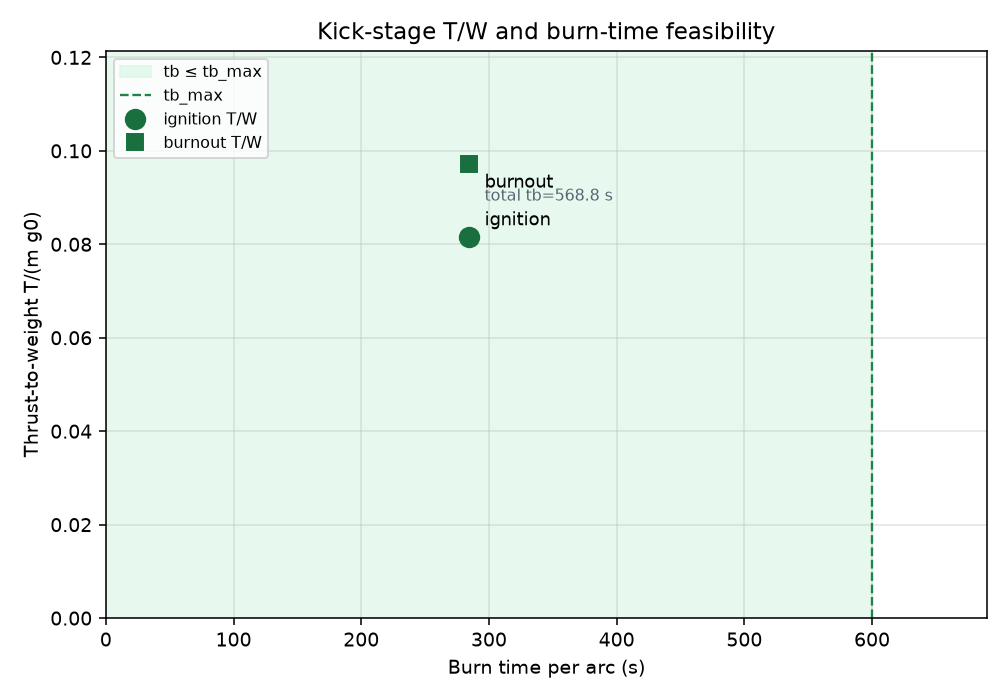

Reproduce this figure in Python.
#!/usr/bin/env python3
"""T/W and burn-time feasibility for an in-space kick stage.

Vacuum constant-thrust rocket equation, continuous-burn and restart limits,
and coast attitude-control duration limits. Does not integrate a trajectory
or gravity loss.
"""

from __future__ import annotations

import argparse
import math
import sys
import tempfile
from pathlib import Path

G0 = 9.80665
CHECK_TOL = 1e-9
PLOT_TITLE = "Kick-stage T/W and burn-time feasibility"
ASSUMPTIONS = (
    "in-space kick stage; vacuum; constant thrust and constant Isp over each "
    "powered arc; ideal rocket equation with c = Isp * g0; no gravity loss, "
    "drag, or trajectory integration; T/W = T/(m*g0) uses g0 = 9.80665 m/s^2 "
    "as the weight reference (not a lift-off constraint); T/W bounds are "
    "checked at every equal-split burn ignition mass (and burnout); total "
    "burn time is tb = (m0 - mf)*c/T; when --burns is omitted the program "
    "chooses the fewest equal-duration burns that each stay within --tb-max; "
    "restarts used are n_burns - 1; --coast-max is a per-coast duration "
    "limit checked against the peak coast; --acs-mp/--acs-mdot give a total "
    "ACS propellant budget checked against the sum of coast durations; "
    "multi-burn plans with a coast limit but no --coast are not feasible"
)


def print_kv(key: str, value: object) -> None:
    if isinstance(value, float):
        text = f"{value:.8g}"
    else:
        text = str(value)
    print(f"{key}: {text}")


def require_finite(value: float, flag: str) -> None:
    if not math.isfinite(value):
        raise ValueError(f"{flag} must be finite")


def exhaust_velocity(isp: float) -> float:
    """c = Isp * g0."""
    return isp * G0


def mass_flow(thrust: float, c: float) -> float:
    """mdot = T / c."""
    return thrust / c


def burnout_from_propellant(m0: float, mp: float) -> float:
    return m0 - mp


def propellant_from_delta_v(m0: float, dv: float, c: float) -> float:
    """mp = m0 * (1 - exp(-dv/c))."""
    return m0 * (1.0 - math.exp(-dv / c))


def delta_v_from_masses(m0: float, mf: float, c: float) -> float:
    """dv = c * ln(m0/mf)."""
    return c * math.log(m0 / mf)


def burn_time(m0: float, mf: float, thrust: float, c: float) -> float:
    """tb = (m0 - mf) * c / T."""
    return (m0 - mf) * c / thrust


def thrust_to_weight(thrust: float, mass: float) -> float:
    """T/W = T / (m * g0)."""
    return thrust / (mass * G0)


def burns_needed(tb_total: float, tb_max: float) -> int:
    """Fewest equal burns that each stay within tb_max."""
    if tb_total <= 0.0:
        return 0
    return max(1, int(math.ceil(tb_total / tb_max - 1e-15)))


def verdict(ok: bool) -> str:
    return "pass" if ok else "fail"


def run_check() -> int:
    isp = 300.0
    c = exhaust_velocity(isp)
    if abs(c - 2941.995) > 1e-6:
        print(f"CHECK FAIL: c = {c}", file=sys.stderr)
        return 1

    thrust = 1000.0
    m0 = 500.0
    dv = 500.0
    mp = propellant_from_delta_v(m0, dv, c)
    mf = burnout_from_propellant(m0, mp)
    tb = burn_time(m0, mf, thrust, c)
    mdot = mass_flow(thrust, c)
    if abs(mp - mdot * tb) > CHECK_TOL:
        print("CHECK FAIL: mp != mdot * tb", file=sys.stderr)
        return 1
    if abs(delta_v_from_masses(m0, mf, c) - dv) > 1e-9:
        print("CHECK FAIL: round-trip delta-v", file=sys.stderr)
        return 1

    tw0 = thrust_to_weight(thrust, m0)
    if abs(tw0 - thrust / (m0 * G0)) > CHECK_TOL:
        print(f"CHECK FAIL: T/W0 = {tw0}", file=sys.stderr)
        return 1

    if burns_needed(100.0, 40.0) != 3:
        print("CHECK FAIL: burns_needed(100, 40)", file=sys.stderr)
        return 1
    if burns_needed(40.0, 40.0) != 1:
        print("CHECK FAIL: burns_needed(40, 40)", file=sys.stderr)
        return 1
    if burns_needed(40.0000001, 40.0) != 2:
        print("CHECK FAIL: burns_needed just over tb_max", file=sys.stderr)
        return 1

    # ACS budget is a sum check, not peak-only.
    with tempfile.TemporaryDirectory() as tmp:
        out = str(Path(tmp) / "acs.png")
        sink = sys.stdout
        sys.stdout = tempfile.TemporaryFile(mode="w+")
        try:
            # Two 80 s coasts, ACS capacity 100 s: peak OK, sum fails.
            code = main(
                [
                    "--thrust",
                    "500",
                    "--isp",
                    "300",
                    "--m0",
                    "200",
                    "--mp",
                    "80",
                    "--tb-max",
                    "200",
                    "--restarts-max",
                    "2",
                    "--burns",
                    "3",
                    "--coast",
                    "80",
                    "--coast",
                    "80",
                    "--acs-mp",
                    "10",
                    "--acs-mdot",
                    "0.1",
                    "--out",
                    out,
                ]
            )
            sys.stdout.seek(0)
            text = sys.stdout.read()
        finally:
            sys.stdout.close()
            sys.stdout = sink
        if code != 0:
            print(f"CHECK FAIL: ACS sum case returned {code}", file=sys.stderr)
            return 1
        if "feasible: no" not in text:
            print("CHECK FAIL: ACS sum budget should be infeasible", file=sys.stderr)
            return 1
        if "coast_sum_s: 160" not in text and "coast_sum_s: 160.0" not in text:
            # allow .8g formatting
            if "coast_sum_s: 160" not in text:
                print("CHECK FAIL: missing coast_sum_s", file=sys.stderr)
                return 1

    print("check: pass")
    print_kv("c_m_s", c)
    print_kv("mp_kg", mp)
    print_kv("mf_kg", mf)
    print_kv("tb_s", tb)
    print_kv("TW0", tw0)
    return 0


def write_plot(
    out_path: Path,
    tw0: float,
    twf: float,
    tb_each: float,
    tb_total: float,
    tb_max: float,
    tw_min: float | None,
    tw_max: float | None,
    feasible: bool,
) -> None:
    import matplotlib.pyplot as plt

    fig, ax = plt.subplots(figsize=(7.2, 5.0))
    ax.set_title(PLOT_TITLE)
    ax.set_xlabel("Burn time per arc (s)")
    ax.set_ylabel("Thrust-to-weight T/(m g0)")

    x_hi = max(tb_max * 1.15, tb_each * 1.15, tb_total * 0.35, 1.0)
    y_lo = 0.0
    y_hi = max(twf * 1.25, (tw_max or 0.0) * 1.25, tw0 * 1.25, 0.1)

    band_lo = tw_min if tw_min is not None else y_lo
    band_hi = tw_max if tw_max is not None else y_hi
    ax.axvspan(0.0, tb_max, color="#d5f5e3", alpha=0.55, label="tb ≤ tb_max")
    if tw_min is not None or tw_max is not None:
        ax.axhspan(band_lo, band_hi, color="#d6eaf8", alpha=0.45, label="T/W band")

    ax.axvline(tb_max, color="#1e8449", linestyle="--", linewidth=1.2, label="tb_max")
    if tw_min is not None:
        ax.axhline(tw_min, color="#2874a6", linestyle="--", linewidth=1.0, label="T/W min")
    if tw_max is not None:
        ax.axhline(tw_max, color="#6c3483", linestyle="--", linewidth=1.0, label="T/W max")

    color = "#196f3d" if feasible else "#922b21"
    ax.plot([tb_each], [tw0], "o", color=color, markersize=10, label="ignition T/W")
    ax.plot([tb_each], [twf], "s", color=color, markersize=8, label="burnout T/W")
    ax.annotate(
        "ignition",
        (tb_each, tw0),
        textcoords="offset points",
        xytext=(8, 6),
        fontsize=9,
    )
    ax.annotate(
        "burnout",
        (tb_each, twf),
        textcoords="offset points",
        xytext=(8, -12),
        fontsize=9,
    )
    ax.annotate(
        f"total tb={tb_total:.4g} s",
        (tb_each, 0.5 * (tw0 + twf)),
        textcoords="offset points",
        xytext=(8, 0),
        fontsize=8,
        color="#566573",
    )

    ax.set_xlim(0.0, x_hi)
    ax.set_ylim(y_lo, y_hi)
    ax.grid(True, alpha=0.35)
    ax.legend(loc="best", fontsize=8)
    fig.tight_layout()
    fig.savefig(out_path, dpi=140)
    plt.close(fig)


def parse_args(argv: list[str] | None = None) -> argparse.Namespace:
    parser = argparse.ArgumentParser(
        description=(
            "T/W and burn-time feasibility for a kick stage "
            "(coast ACS limits, max burn duration, restart count)."
        )
    )
    parser.add_argument("--thrust", type=float, default=None, help="vacuum thrust T [N]")
    parser.add_argument("--isp", type=float, default=None, help="vacuum specific impulse [s]")
    parser.add_argument("--m0", type=float, default=None, help="ignition mass [kg]")
    mass = parser.add_mutually_exclusive_group()
    mass.add_argument("--mf", type=float, default=None, help="burnout mass [kg]")
    mass.add_argument("--mp", type=float, default=None, help="usable propellant mass [kg]")
    mass.add_argument("--dv", type=float, default=None, help="ideal vacuum delta-v [m/s]")
    parser.add_argument(
        "--tb-max",
        type=float,
        default=None,
        help="maximum continuous burn duration per powered arc [s]",
    )
    parser.add_argument(
        "--restarts-max",
        type=int,
        default=None,
        help="maximum main-engine restarts after the first ignition",
    )
    parser.add_argument(
        "--burns",
        type=int,
        default=None,
        help="planned number of powered arcs; omit to use the fewest that fit tb-max",
    )
    parser.add_argument(
        "--coast",
        type=float,
        action="append",
        default=None,
        help="coast duration between burns [s]; repeat in order between burns",
    )
    parser.add_argument(
        "--coast-max",
        type=float,
        default=None,
        help="maximum coast duration the attitude-control system can support [s]",
    )
    parser.add_argument(
        "--acs-mp",
        type=float,
        default=None,
        help="usable ACS propellant mass for coast attitude control [kg]",
    )
    parser.add_argument(
        "--acs-mdot",
        type=float,
        default=None,
        help="ACS effective propellant mass-flow during coast control [kg/s]",
    )
    parser.add_argument(
        "--tw-min",
        type=float,
        default=None,
        help="minimum allowed ignition T/W",
    )
    parser.add_argument(
        "--tw-max",
        type=float,
        default=None,
        help="maximum allowed ignition T/W",
    )
    parser.add_argument("--out", type=str, default=None, help="optional PNG path")
    parser.add_argument("--check", action="store_true", help="run built-in consistency checks")
    return parser.parse_args(argv)


def main(argv: list[str] | None = None) -> int:
    args = parse_args(argv)
    if args.check:
        return run_check()

    required = {
        "--thrust": args.thrust,
        "--isp": args.isp,
        "--m0": args.m0,
        "--tb-max": args.tb_max,
        "--restarts-max": args.restarts_max,
    }
    missing = [flag for flag, value in required.items() if value is None]
    if args.mf is None and args.mp is None and args.dv is None:
        missing.append("--mf|--mp|--dv")
    if missing:
        print(
            "error: requires --thrust, --isp, --m0, one of --mf/--mp/--dv, "
            f"--tb-max, and --restarts-max; missing {', '.join(missing)}",
            file=sys.stderr,
        )
        return 2

    try:
        for flag, value in (
            ("--thrust", args.thrust),
            ("--isp", args.isp),
            ("--m0", args.m0),
            ("--tb-max", args.tb_max),
        ):
            require_finite(value, flag)
        if args.mf is not None:
            require_finite(args.mf, "--mf")
        if args.mp is not None:
            require_finite(args.mp, "--mp")
        if args.dv is not None:
            require_finite(args.dv, "--dv")
        if args.tw_min is not None:
            require_finite(args.tw_min, "--tw-min")
        if args.tw_max is not None:
            require_finite(args.tw_max, "--tw-max")
        if args.coast_max is not None:
            require_finite(args.coast_max, "--coast-max")
        if args.acs_mp is not None:
            require_finite(args.acs_mp, "--acs-mp")
        if args.acs_mdot is not None:
            require_finite(args.acs_mdot, "--acs-mdot")
        if args.coast:
            for i, coast in enumerate(args.coast):
                require_finite(coast, f"--coast[{i}]")
    except ValueError as exc:
        print(f"error: {exc}", file=sys.stderr)
        return 2

    if args.thrust <= 0.0:
        print("error: thrust must be > 0 N", file=sys.stderr)
        return 2
    if args.isp <= 0.0:
        print("error: Isp must be > 0 s", file=sys.stderr)
        return 2
    if args.m0 <= 0.0:
        print("error: m0 must be > 0 kg", file=sys.stderr)
        return 2
    if args.tb_max <= 0.0:
        print("error: tb-max must be > 0 s", file=sys.stderr)
        return 2
    if args.restarts_max < 0:
        print("error: restarts-max must be >= 0", file=sys.stderr)
        return 2
    if args.burns is not None and args.burns < 1:
        print("error: burns must be >= 1", file=sys.stderr)
        return 2
    if args.tw_min is not None and args.tw_min < 0.0:
        print("error: tw-min must be >= 0", file=sys.stderr)
        return 2
    if args.tw_max is not None and args.tw_max <= 0.0:
        print("error: tw-max must be > 0", file=sys.stderr)
        return 2
    if args.tw_min is not None and args.tw_max is not None and args.tw_min > args.tw_max:
        print("error: tw-min must be <= tw-max", file=sys.stderr)
        return 2
    if (args.acs_mp is None) ^ (args.acs_mdot is None):
        print("error: --acs-mp and --acs-mdot must be given together", file=sys.stderr)
        return 2
    if args.acs_mp is not None and args.acs_mp <= 0.0:
        print("error: acs-mp must be > 0 kg", file=sys.stderr)
        return 2
    if args.acs_mdot is not None and args.acs_mdot <= 0.0:
        print("error: acs-mdot must be > 0 kg/s", file=sys.stderr)
        return 2
    if args.coast_max is not None and args.coast_max <= 0.0:
        print("error: coast-max must be > 0 s", file=sys.stderr)
        return 2
    if args.coast:
        for i, coast in enumerate(args.coast):
            if coast < 0.0:
                print(f"error: --coast[{i}] must be >= 0 s", file=sys.stderr)
                return 2

    c = exhaust_velocity(args.isp)
    mdot = mass_flow(args.thrust, c)

    if args.mp is not None:
        if args.mp <= 0.0 or args.mp >= args.m0:
            print("error: mp must satisfy 0 < mp < m0", file=sys.stderr)
            return 2
        mp = args.mp
        mf = burnout_from_propellant(args.m0, mp)
        dv = delta_v_from_masses(args.m0, mf, c)
        mass_source = "mp"
    elif args.mf is not None:
        if args.mf <= 0.0 or args.mf >= args.m0:
            print("error: mf must satisfy 0 < mf < m0", file=sys.stderr)
            return 2
        mf = args.mf
        mp = args.m0 - mf
        dv = delta_v_from_masses(args.m0, mf, c)
        mass_source = "mf"
    else:
        if args.dv <= 0.0:
            print("error: dv must be > 0 m/s", file=sys.stderr)
            return 2
        mp = propellant_from_delta_v(args.m0, args.dv, c)
        if mp <= 0.0 or mp >= args.m0:
            print("error: dv implies a propellant mass outside (0, m0)", file=sys.stderr)
            return 2
        mf = burnout_from_propellant(args.m0, mp)
        dv = args.dv
        mass_source = "dv"

    tb_total = burn_time(args.m0, mf, args.thrust, c)
    tw0 = thrust_to_weight(args.thrust, args.m0)
    twf = thrust_to_weight(args.thrust, mf)

    n_min_for_tb = burns_needed(tb_total, args.tb_max)
    if args.burns is None:
        n_burns = n_min_for_tb
        burns_source = "tb_max"
    else:
        n_burns = args.burns
        burns_source = "input"

    # Equal propellant split across burns (constant mdot ⇒ equal burn times).
    tb_each = tb_total / n_burns if n_burns > 0 else 0.0
    mp_each = mp / n_burns if n_burns > 0 else 0.0
    restarts_used = max(0, n_burns - 1)
    restarts_budget = args.restarts_max
    ignitions_budget = restarts_budget + 1

    coast_duration_max = args.coast_max
    acs_capacity = None
    if args.acs_mp is not None and args.acs_mdot is not None:
        acs_capacity = args.acs_mp / args.acs_mdot

    coasts = list(args.coast) if args.coast else []
    if coasts and len(coasts) != restarts_used:
        print(
            "error: pass exactly one --coast per gap between burns "
            f"(need {restarts_used}, got {len(coasts)})",
            file=sys.stderr,
        )
        return 2

    # Equal propellant split: ignition mass for burn k (1-indexed) is m0 - (k-1)*mp_each.
    tw_ignitions: list[float] = []
    for k in range(n_burns):
        m_ign = args.m0 - k * mp_each
        if m_ign <= 0.0:
            print("error: equal burn split drives an ignition mass <= 0", file=sys.stderr)
            return 2
        tw_ignitions.append(thrust_to_weight(args.thrust, m_ign))
    tw_ignition_max = max(tw_ignitions) if tw_ignitions else tw0
    tw_ignition_min = min(tw_ignitions) if tw_ignitions else tw0

    tw_ok = True
    if args.tw_min is not None and tw_ignition_min < args.tw_min:
        tw_ok = False
    if args.tw_max is not None and tw_ignition_max > args.tw_max:
        tw_ok = False

    burn_ok = tb_each <= args.tb_max + 1e-12
    restart_ok = restarts_used <= restarts_budget
    burns_vs_min_ok = n_burns >= n_min_for_tb

    coast_limit_present = coast_duration_max is not None or acs_capacity is not None
    coast_peak = max(coasts) if coasts else None
    coast_sum = sum(coasts) if coasts else None
    peak_ok = True
    acs_ok = True
    if not coasts:
        if n_burns > 1 and coast_limit_present:
            coast_ok = False
            coast_status = "unchecked_fail"
        else:
            coast_ok = True
            coast_status = "unchecked" if not coast_limit_present else "n/a"
    else:
        if coast_duration_max is not None:
            peak_ok = coast_peak <= coast_duration_max + 1e-12
        if acs_capacity is not None:
            acs_ok = coast_sum <= acs_capacity + 1e-12
        if coast_duration_max is None and acs_capacity is None:
            coast_ok = True
            coast_status = "no_limit"
        else:
            coast_ok = peak_ok and acs_ok
            coast_status = verdict(coast_ok)

    overall = tw_ok and burn_ok and restart_ok and burns_vs_min_ok and coast_ok

    warnings: list[str] = []
    if not burns_vs_min_ok:
        warnings.append(
            f"planned burns ({n_burns}) are fewer than the minimum "
            f"({n_min_for_tb}) needed for tb-max"
        )
    if not burn_ok:
        warnings.append("at least one powered arc exceeds tb-max")
    if not restart_ok:
        warnings.append(
            f"restarts used ({restarts_used}) exceed restarts-max ({restarts_budget})"
        )
    if args.tw_min is not None and tw_ignition_min < args.tw_min:
        warnings.append("a burn ignition T/W is below tw-min")
    if args.tw_max is not None and tw_ignition_max > args.tw_max:
        warnings.append("a burn ignition T/W is above tw-max")
    if coasts and coast_duration_max is not None and not peak_ok:
        warnings.append("a coast exceeds --coast-max duration")
    if coasts and acs_capacity is not None and not acs_ok:
        warnings.append(
            "sum of coast durations exceeds ACS propellant coast capacity"
        )
    if n_burns > 1 and not coasts and coast_limit_present:
        warnings.append(
            "multi-burn plan has a coast limit but no --coast durations were given"
        )
    if tw_ignition_max >= 1.0:
        warnings.append(
            "a burn ignition T/W >= 1; unusual for a kick stage but allowed if within tw-max"
        )

    print_kv("assumptions", ASSUMPTIONS)
    print_kv("g0_m_s2", G0)
    print_kv("thrust_N", args.thrust)
    print_kv("isp_s", args.isp)
    print_kv("c_m_s", c)
    print_kv("m0_kg", args.m0)
    print_kv("mf_kg", mf)
    print_kv("mp_kg", mp)
    print_kv("mass_source", mass_source)
    print_kv("dv_ideal_m_s", dv)
    print_kv("mdot_kg_s", mdot)
    print_kv("tb_total_s", tb_total)
    print_kv("TW0", tw0)
    print_kv("TWf", twf)
    print_kv("TW_ignition_min", tw_ignition_min)
    print_kv("TW_ignition_max", tw_ignition_max)
    for i, tw_ign in enumerate(tw_ignitions, start=1):
        print_kv(f"TW_ignition_{i}", tw_ign)
    if args.tw_min is not None:
        print_kv("TW_min", args.tw_min)
    else:
        print_kv("TW_min", "none")
    if args.tw_max is not None:
        print_kv("TW_max", args.tw_max)
    else:
        print_kv("TW_max", "none")
    print_kv("TW_check", verdict(tw_ok))
    print_kv("tb_max_s", args.tb_max)
    print_kv("n_burns_min_for_tb_max", n_min_for_tb)
    print_kv("n_burns", n_burns)
    print_kv("n_burns_source", burns_source)
    print_kv("tb_each_s", tb_each)
    print_kv("mp_each_kg", mp_each)
    print_kv("burn_duration_check", verdict(burn_ok))
    print_kv("restarts_max", restarts_budget)
    print_kv("ignitions_max", ignitions_budget)
    print_kv("restarts_used", restarts_used)
    print_kv("restart_check", verdict(restart_ok))

    if args.acs_mp is not None:
        print_kv("acs_mp_kg", args.acs_mp)
        print_kv("acs_mdot_kg_s", args.acs_mdot)
        print_kv("coast_capacity_from_acs_s", acs_capacity if acs_capacity is not None else 0.0)
    else:
        print_kv("acs_mp_kg", "none")
        print_kv("acs_mdot_kg_s", "none")
        print_kv("coast_capacity_from_acs_s", "none")

    if coast_duration_max is not None:
        print_kv("coast_max_s", coast_duration_max)
        print_kv("coast_max_source", "input")
    else:
        print_kv("coast_max_s", "none")
        print_kv("coast_max_source", "none")

    if coasts:
        print_kv("n_coasts", len(coasts))
        for i, coast in enumerate(coasts, start=1):
            print_kv(f"coast_{i}_s", coast)
        print_kv("coast_peak_s", coast_peak if coast_peak is not None else 0.0)
        print_kv("coast_sum_s", coast_sum if coast_sum is not None else 0.0)
        print_kv("coast_peak_check", verdict(peak_ok) if coast_duration_max is not None else "n/a")
        print_kv("coast_acs_check", verdict(acs_ok) if acs_capacity is not None else "n/a")
        print_kv("coast_check", coast_status)
    else:
        print_kv("n_coasts", 0)
        print_kv("coast_peak_s", "none")
        print_kv("coast_sum_s", "none")
        print_kv("coast_peak_check", "n/a")
        print_kv("coast_acs_check", "n/a")
        print_kv("coast_check", coast_status)

    print_kv("feasible", "yes" if overall else "no")
    for warning in warnings:
        print_kv("warning", warning)

    out_path = Path(args.out) if args.out else Path(__file__).resolve().parent / (
        "kick_stage_feasibility.png"
    )
    # Always write a PNG for a successful run (house pattern for plot skills).
    write_plot(
        out_path,
        tw0=tw0,
        twf=twf,
        tb_each=tb_each,
        tb_total=tb_total,
        tb_max=args.tb_max,
        tw_min=args.tw_min,
        tw_max=args.tw_max,
        feasible=overall,
    )
    print_kv("graph", str(out_path))
    return 0


if __name__ == "__main__":
    sys.exit(main())
